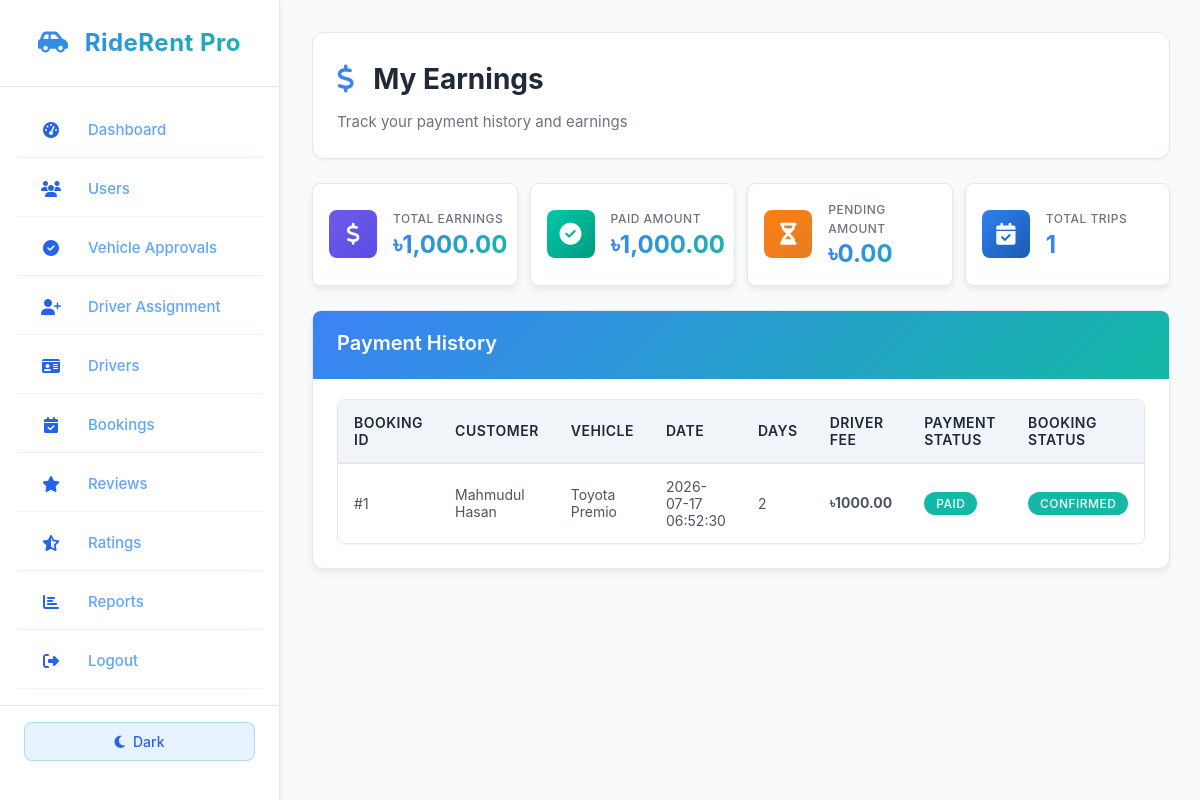
Screenshot of /driver/earnings.php (signed in) with the database file from the repository.
### tables this page shows
CREATE TABLE `booking` (
  `booking_id` int(11) NOT NULL,
  `customer_id` int(11) NOT NULL,
  `vehicle_id` int(11) NOT NULL,
  `driver_id` int(11) DEFAULT NULL,
  `owner_id` int(11) DEFAULT NULL,
  `booking_date` timestamp NOT NULL DEFAULT current_timestamp(),
  `start_date` date NOT NULL,
  `end_date` date NOT NULL,
  `total_days` int(11) NOT NULL,
  `price_per_day` decimal(10,2) NOT NULL,
  `total_price` decimal(10,2) NOT NULL,
  `driver_fee` decimal(10,2) DEFAULT 0.00,
  `booking_status` enum('Pending','Confirmed','Completed','Cancelled','Driver_Requested') DEFAULT 'Pending',
  `payment_status` enum('Pending','Paid','Refunded') DEFAULT 'Pending',
  `payment_type` enum('Manual','Digital') DEFAULT 'Manual',
  `payment_method` varchar(50) DEFAULT NULL,
  `transaction_id` varchar(100) DEFAULT NULL,
  `pickup_location` varchar(255) DEFAULT NULL,
  `dropoff_location` varchar(255) DEFAULT NULL,
  `special_requests` text DEFAULT NULL,
  `created_at` timestamp NOT NULL DEFAULT current_timestamp()
);

CREATE TABLE `customer` (
  `customer_id` int(11) NOT NULL,
  `full_name` varchar(100) NOT NULL,
  `username` varchar(50) NOT NULL,
  `email` varchar(100) NOT NULL,
  `phone_1` varchar(20) NOT NULL,
  `phone_2` varchar(20) DEFAULT NULL,
  `password` varchar(255) NOT NULL,
  `nid_number` varchar(50) DEFAULT NULL,
  `nid_photo` varchar(255) DEFAULT NULL,
  `address` varchar(255) DEFAULT NULL,
  `profile_image` varchar(255) DEFAULT NULL,
  `status` varchar(20) DEFAULT 'Active',
  `created_at` timestamp NOT NULL DEFAULT current_timestamp()
);

CREATE TABLE `vehicle` (
  `vehicle_id` int(11) NOT NULL,
  `owner_id` int(11) DEFAULT NULL,
  `vehicle_name` varchar(100) NOT NULL,
  `brand` varchar(50) NOT NULL,
  `model` varchar(50) NOT NULL,
  `year` year(4) NOT NULL,
  `vehicle_type` varchar(30) NOT NULL,
  `fuel_type` varchar(30) NOT NULL,
  `transmission` varchar(30) NOT NULL,
  `seat_capacity` int(11) NOT NULL,
  `price_per_day` decimal(10,2) NOT NULL,
  `location` varchar(100) NOT NULL,
  `availability` enum('Available','Booked','Maintenance') DEFAULT 'Available',
  `approval_status` enum('Pending','Approved','Rejected') DEFAULT 'Pending',
  `image` varchar(255) DEFAULT NULL,
  `description` text DEFAULT NULL,
  `rating` decimal(3,2) DEFAULT 0.00,
  `rating_count` int(11) DEFAULT 0,
  `created_at` timestamp NOT NULL DEFAULT current_timestamp()
);

### driver/earnings.php (the view, shortened to what this page needs)
<?php
require_once __DIR__ . '/../config/database.php';
$driver_id = $_SESSION['driver_id'];
$paidEarnings = 0;
$paidQuery = mysqli_query($conn, "SELECT SUM(driver_fee) as total, COUNT(*) as count FROM booking WHERE driver_id = '$driver_id' AND payment_status = 'Paid'");
if ($paidQuery) {
    $row = mysqli_fetch_assoc($paidQuery);
    $paidEarnings = $row['total'] ? $row['total'] : 0;
    $paidCount = $row['count'] ? $row['count'] : 0;
}
$pendingEarnings = 0;
$pendingQuery = mysqli_query($conn, "SELECT SUM(driver_fee) as total, COUNT(*) as count FROM booking WHERE driver_id = '$driver_id' AND payment_status = 'Pending'");
if ($pendingQuery) {
    $row = mysqli_fetch_assoc($pendingQuery);
    $pendingEarnings = $row['total'] ? $row['total'] : 0;
    $pendingCount = $row['count'] ? $row['count'] : 0;
}
$totalEarnings = $paidEarnings + $pendingEarnings;
require_once __DIR__ . '/../includes/sidebar.php';
?>
<!DOCTYPE html>
<html lang="en">
<head>
    <link rel="stylesheet" href="../assets/css/new-theme.css">
    <link rel="stylesheet" href="https://cdnjs.cloudflare.com/ajax/libs/font-awesome/6.4.0/css/all.min.css">
</head>
<body>
<div class="dashboard-container">
    <div class="main-content">
        <div class="page-header">
            <h1><i class="fas fa-dollar-sign"></i> My Earnings</h1>
            <p>Track your payment history and earnings</p>
        </div>
        <div class="stats-grid">
            <div class="stat-card">
                <div class="stat-icon" style="background: linear-gradient(135deg, #6C5CE7, #5B4CE6);">
                    <i class="fas fa-dollar-sign"></i>
                </div>
                <div class="stat-content">
                    <h3>Total Earnings</h3>
                    <p>৳<?php echo number_format($totalEarnings, 2); ?></p>
                </div>
            </div>
            <div class="stat-card">
                <div class="stat-icon" style="background: linear-gradient(135deg, #00C9A7, #009B80);">
                    <i class="fas fa-check-circle"></i>
                </div>
                <div class="stat-content">
                    <h3>Paid Amount</h3>
                    <p>৳<?php echo number_format($paidEarnings, 2); ?></p>
                </div>
            </div>
            <div class="stat-card">
                <div class="stat-icon" style="background: linear-gradient(135deg, #FD7E14, #E67E22);">
                    <i class="fas fa-hourglass-half"></i>
                </div>
                <div class="stat-content">
                    <h3>Pending Amount</h3>
                    <p>৳<?php echo number_format($pendingEarnings, 2); ?></p>
                </div>
            </div>
            <div class="stat-card">
                <div class="stat-icon" style="background: linear-gradient(135deg, #2F80ED, #1A5BB5);">
                    <i class="fas fa-calendar-check"></i>
                </div>
                <div class="stat-content">
                    <h3>Total Trips</h3>
                    <p><?php echo $paidCount + $pendingCount; ?></p>
                </div>
            </div>
        </div>
        <div class="card">
            <div class="card-header">
                <h3 class="card-title">Payment History</h3>
            </div>
            <div class="card-body">
                <div class="table-container">
                    <table>
                        <thead>
                            <tr>
                                <th>Booking ID</th>
                                <th>Customer</th>
                                <th>Vehicle</th>
                                <th>Date</th>
                                <th>Days</th>
                                <th>Driver Fee</th>
                                <th>Payment Status</th>
                                <th>Booking Status</th>
                            </tr>
                        </thead>
                        <tbody>
                            <?php
                            $result = mysqli_query($conn, "SELECT b.*, c.full_name AS customer_name, v.vehicle_name
                                FROM booking b
                                LEFT JOIN customer c ON b.customer_id = c.customer_id
                                LEFT JOIN vehicle v ON b.vehicle_id = v.vehicle_id
                                WHERE b.driver_id = '$driver_id'
                                ORDER BY b.booking_date DESC");
                            if($result && mysqli_num_rows($result) > 0) {
                                while($row = mysqli_fetch_assoc($result)) {
                                    $paymentClass = '';
                                    if ($row['payment_status'] == 'Paid') $paymentClass = 'badge-success';
                                    elseif ($row['payment_status'] == 'Pending') $paymentClass = 'badge-warning';
                                    else $paymentClass = 'badge-secondary';
                                    $statusClass = '';
                                    if ($row['booking_status'] == 'Confirmed' || $row['booking_status'] == 'Driver_Requested') $statusClass = 'badge-success';
                                    elseif ($row['booking_status'] == 'Completed') $statusClass = 'badge-info';
                                    elseif ($row['booking_status'] == 'Cancelled') $statusClass = 'badge-danger';
                                    else $statusClass = 'badge-danger';
                                    echo "<tr>
                                        <td>#{$row['booking_id']}</td>
                                        <td>{$row['customer_name']}</td>
                                        <td>{$row['vehicle_name']}</td>
                                        <td>{$row['booking_date']}</td>
                                        <td>{$row['total_days']}</td>
                                        <td><strong>৳{$row['driver_fee']}</strong></td>
                                        <td><span class='badge {$paymentClass}'>{$row['payment_status']}</span></td>
                                        <td><span class='badge {$statusClass}'>{$row['booking_status']}</span></td>
                                    </tr>";
                                }
                            } else {
                                echo "<tr><td colspan='9' style='text-align: center; padding: 30px;'>No earnings history found.</td></tr>";
                            }
                            ?>
                        </tbody>
                    </table>
                </div>
            </div>
        </div>
    </div>
</div>
</body>
</html>

### rows the page displays
booking: booking_id "1", customer.full_name "Mahmudul Hasan", vehicle.vehicle_name "Toyota Premio", booking_date "2026-07-17 06:52:30", total_days "2", driver_fee "1000.00", payment_status "PAID", booking_status "CONFIRMED"

### other values shown
$item['text'] "Dashboard"
$item['text'] "Users"
$item['text'] "Vehicle Approvals"
$item['text'] "Driver Assignment"
$item['text'] "Drivers"
$item['text'] "Bookings"
$item['text'] "Reviews"
$item['text'] "Ratings"
$item['text'] "Reports"
$totalEarnings "1,000.00"
$paidEarnings "1,000.00"
$pendingEarnings "0.00"
$paidCount + $pendingCount "1"
